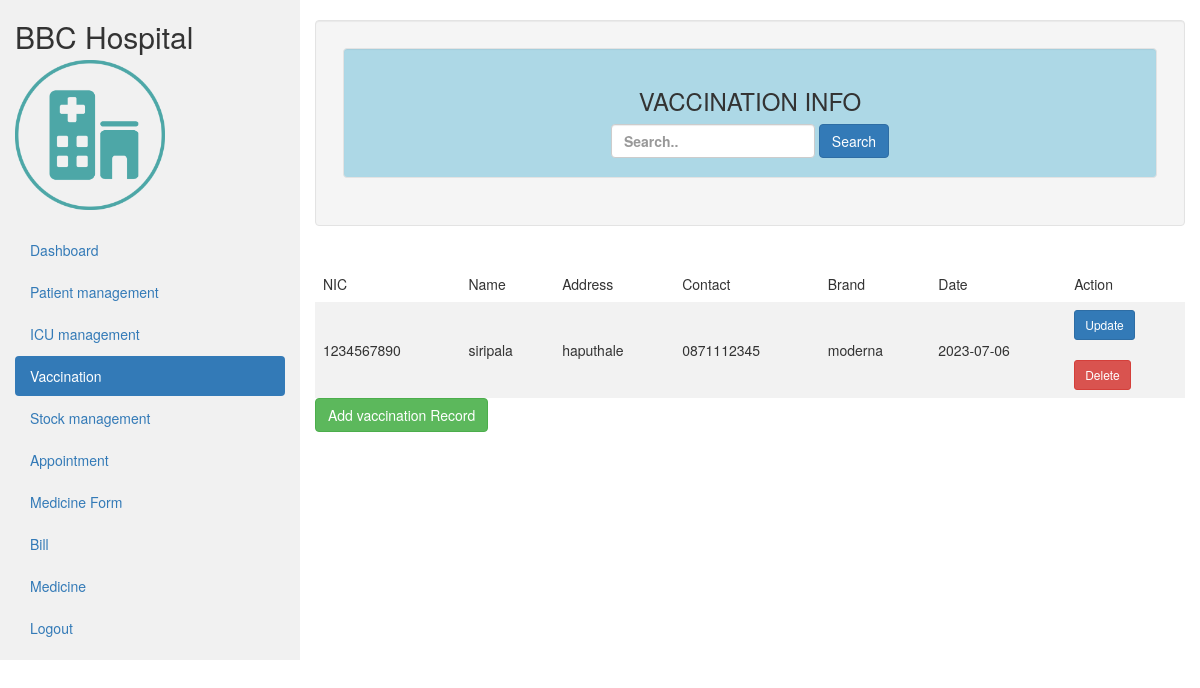
The app's page /Admin/Vaccination/testing.php with its own data.
### tables this page shows
CREATE TABLE `testing` (
  `nic` varchar(30) NOT NULL,
  `name` varchar(30) NOT NULL,
  `address` varchar(30) NOT NULL,
  `contact` varchar(30) NOT NULL,
  `brand` varchar(30) NOT NULL,
  `first_dose_date` varchar(30) NOT NULL,
  `second_dose_date` varchar(30) NOT NULL,
  `price` varchar(30) NOT NULL
);

### Admin/Vaccination/testing.php (the view, shortened to what this page needs)
<!DOCTYPE html>
<html lang="en">
<head>
  <link rel="stylesheet" href="https://maxcdn.bootstrapcdn.com/bootstrap/3.4.1/css/bootstrap.min.css">
  <link res="stylesheet" href="../../AdminDashboard/adminDash.css">
</head>
<body>
<div class="container-fluid">
  <div class="row content">
  <div class="col-sm-3 sidenav hidden-xs">
                    <h2>BBC Hospital</h2><br><br>
                    <img style="width:150px; height:150px ;margin-top:-43px ;" src="../../Images\logo3.png">
                    <ul class="nav nav-pills nav-stacked">
                     <br><li><a href="../../Admin\adminDash.php">Dashboard</a></li>
                        <li><a href="../../Admin\Patient\patient.php">Patient management</a></li>
                        <li><a href="../../Admin\ICU\icu.php">ICU management</a></li>
                        <li class="active"><a href="">Vaccination</a></li>
                        <li><a href="../../Admin\Stock\stock.php">Stock management</a></li>
                        <li><a href="../../Admin\Appointment\Appoint.php">Appointment</a></li>
                        <li ><a href="../../Admin\bill\form.php">Medicine Form</a></li>
                        <li><a href="../../Admin\bill\bill.php">Bill</a></li>
                        <li><a href="../../Admin\Medicine/Medicine.php">Medicine</a></li>
                        <li><a href="../../login/login.html" id="logout">Logout</a></li>
                    </ul><br>
                </div>
    <br>
    <div>
<div class="col-sm-9" >
<div class="well">
        <table>
            <tr>
                <td>
                <div class="well" id="dashco">
            <h3 class="empal"> VACCINATION  INFO</h3>
            <div>
            <form class="form-inline" method="POST" action=""><input type="text"
            name="search" class="form-control" placeholder="Search..">
            <button type="submit" name="save" class="btn btn-primary">Search</button></form>
            </div>
            </div>
    </table>
      </div>
            <br>
            <?php
              @include'../../config.php';
              $result = mysqli_query($conn,"SELECT * FROM testing");
?>
<?php
if (mysqli_num_rows($result) > 0) {
?>
                    <table>
                        <tr>
                          <td>NIC</td>
                        <td>Name</td>
                        <td>Address</td>
                        <td>Contact</td>
                        <td>Brand</td>
                        <td> Date</td>
                        <td>Action</td>
                        </tr>
                          <?php
                          while($row = mysqli_fetch_array($result)) {
                          ?>
                        <tr>
                          <td><?php echo $row["nic"]; ?></td>
                          <td><?php echo $row["name"]; ?></td>
                          <td><?php echo $row["address"]; ?></td>
                          <td><?php echo $row["contact"]; ?></td>
                        <td><?php echo $row["brand"]; ?></td>
                        <td><?php echo $row["first_dose_date"]; ?></td>
                        <td><a href="PHP/updateTesting.php?nic=<?php echo $row["nic"]; ?>" class="btn btn-primary  btn-sm">Update</a>
                        <br><br><a href="PHP/deleteTesting.php?nic=<?php echo $row["nic"]; ?>" class="btn btn-danger btn-sm" id="delete">Delete</a></td>
                          </tr>
                          <?php
                          }
                          ?>
                    </table>
                    <?php
                      }
                      else
                      {
                          echo "No result found";
                      }
                      ?>
<button class="btn btn-success">  <a style="text-decoration:none; color:white;" href="addTesting.php"> Add vaccination Record</a>
    </div>
  </div>
</div>
</body>
</html>

### Admin/Vaccination/testing.php (style rules this page uses)
.row.content { height: 550px }
.sidenav { background-color: #f1f1f1; height: 120%; }
table { border-collapse: collapse; width: 100%; }
th, td { text-align: left; padding: 8px; }
tr:nth-child(even) { background-color: #f2f2f2 }
#dashco { background-color: #ADD8E6; text-align: center; font-weight:bold; }

### records on screen
testing: nic "1234567890", name "siripala", address "haputhale", contact "0871112345", brand "moderna", first_dose_date "2023-07-06"
